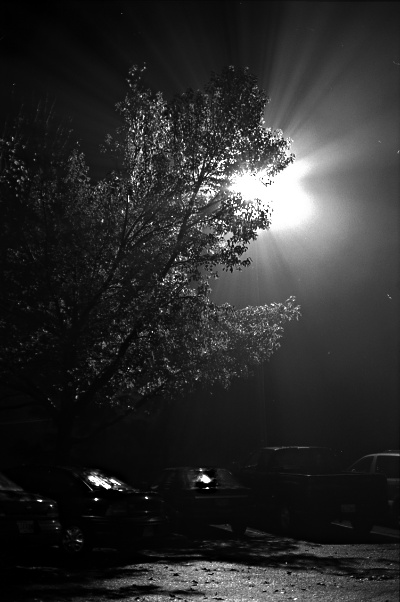
//> input picture OpenCV.Algorithmic.Solution/chapter-04/img2.jpg, 400 x 602 px
$ ./equalHist ../img2.jpg   (built with g++ and OpenCV 4)
//> lines starting //> are read from the running program, lines starting //| are printed output that depends on the picture
#include<opencv2/core/core.hpp>
#include<opencv2/highgui/highgui.hpp>
#include<opencv2/imgproc/imgproc.hpp>
using namespace cv;

//计算图像的灰度直方图
Mat calcGrayHist(const Mat & image)
{
	//存储 256 个灰度级的像素数
	Mat histogram = Mat::zeros(Size(256, 1), CV_32SC1);
	int rows = image.rows;
	int cols = image.cols;
	for (int r = 0; r < rows; r++)
	{
		for (int c = 0; c < cols; c++)
		{
			int index = int(image.at<uchar>(r, c));
			histogram.at<int>(0, index) += 1;
		}
	}
	return histogram;
}

//直方图均衡化：输入图像为 8 位灰度图
Mat equalHist(Mat image)
{
	CV_Assert(image.type() == CV_8UC1);
	//灰度图像的宽高
	int rows = image.rows;
	int cols = image.cols;
	//计算图像的灰度直方图
	Mat grayHist = calcGrayHist(image);
	//计算累积灰度直方图
	Mat zeroCumuMoment = Mat::zeros(Size(256, 1), CV_32SC1);
	for (int p = 0; p < 256; p++)
	{
		if (p == 0)
			zeroCumuMoment.at<int>(0, p) = grayHist.at<int>(0, 0);
		else
			zeroCumuMoment.at<int>(0, p) = zeroCumuMoment.at<int>(0, p - 1) + grayHist.at<int>(0, p);
	}
	//输入灰度级和输出灰度级的映射关系
	Mat outPut_q = Mat::zeros(Size(256, 1), CV_8UC1);
	float cofficient = 256.0 / (rows*cols);
	for (int p = 0; p < 256; p++)
	{
		float q = cofficient*zeroCumuMoment.at<int>(0, p) - 1;
		if (q >= 0)
			outPut_q.at<uchar>(0, p) = uchar(floor(q));
		else
			outPut_q.at<uchar>(0, p) = 0;
	}
	//得到直方图均衡化后的图像
	Mat euqalHistImage = Mat::zeros(image.size(), CV_8UC1);
	for (int r = 0; r < rows; r++)
	{
		for (int c = 0; c < cols; c++)
		{
			int p = image.at<uchar>(r, c);
			euqalHistImage.at<uchar>(r, c) = outPut_q.at<uchar>(0, p);
		}
	}
	return euqalHistImage;
}

int main(int argc, char*argv[])
{
	//输入灰度图
	Mat image = imread(argv[1], IMREAD_GRAYSCALE);
//> image is the input picture: 602 rows x 400 cols, CV_8UC1; min 0, max 255, mean 43.5
	if (!image.data)
		return -1;
	imshow("原图", image);
	//直方图均衡化
	Mat result = equalHist(image);
//> after the loop in calcGrayHist, `for (int r = 0; r < rows; r++)`: histogram = 256 values, max 6892 at index 10, min 26 at index 228, mean 940.6
//> in equalHist, `Mat grayHist = calcGrayHist(image);`: grayHist has the same summary as histogram in calcGrayHist
//> after the loop in equalHist, `for (int p = 0; p < 256; p++)`: zeroCumuMoment = 256 values from 3975 to 240800
//> the loop in equalHist, `for (int p = 0; p < 256; p++)` made 256 passes
//> q on passes 1 to 3: 3.23, 7.66, 12.29
//> after the loop in equalHist, `for (int p = 0; p < 256; p++)`: outPut_q = 256 values from 3 to 254
//> after the loop in equalHist, `for (int r = 0; r < rows; r++)`:
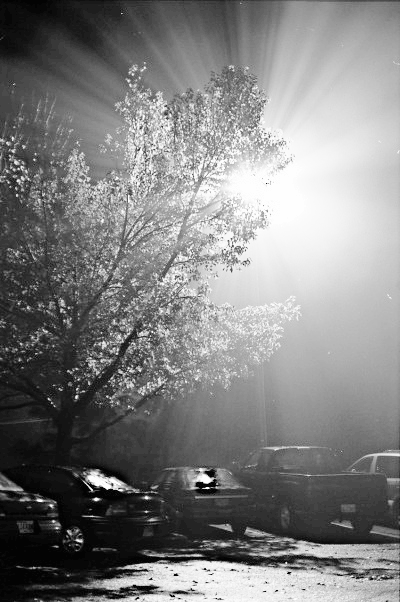
//> euqalHistImage: 602 rows x 400 cols, CV_8UC1; min 3, max 254, mean 128.2
	imshow("直方图均衡化", result);
	waitKey(0);
	return 0;
}

$ run again, on OpenCV.Algorithmic.Solution/chapter-04/img5.jpg
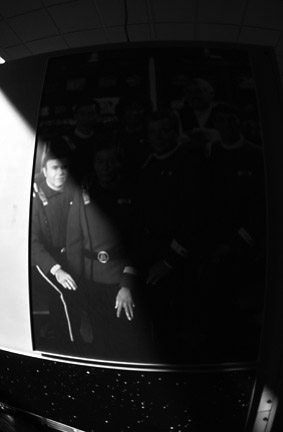
//> input picture OpenCV.Algorithmic.Solution/chapter-04/img5.jpg, 283 x 432 px
//> image is the input picture: 432 rows x 283 cols, CV_8UC1; min 0, max 255, mean 31.5
//> after the loop in calcGrayHist, `for (int r = 0; r < rows; r++)`: histogram = 256 values, max 20763 at index 4, min 8 at index 187, mean 477.6
//> grayHist has the same summary as histogram in calcGrayHist
//> after the loop in equalHist, `for (int p = 0; p < 256; p++)`: zeroCumuMoment = 256 values from 73 to 122256
//> the loop in equalHist, `for (int p = 0; p < 256; p++)` made 256 passes
//> q on passes 1 to 3: -0.847, -0.556, 1.19
//> after the loop in equalHist, `for (int p = 0; p < 256; p++)`: outPut_q = 256 values from 0 to 255
//> after the loop in equalHist, `for (int r = 0; r < rows; r++)`:
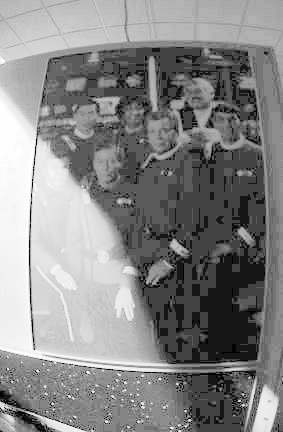
//> euqalHistImage: 432 rows x 283 cols, CV_8UC1; min 0, max 255, mean 134.2

$ run again, on OpenCV.Algorithmic.Solution/chapter-04/img6.jpg
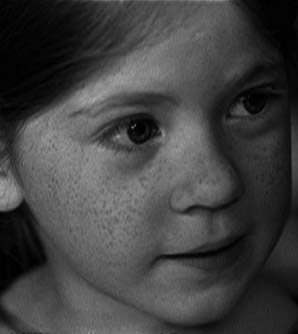
//> input picture OpenCV.Algorithmic.Solution/chapter-04/img6.jpg, 298 x 334 px
//> image is the input picture: 334 rows x 298 cols, CV_8UC1; min 0, max 174, mean 65.5
//> after the loop in calcGrayHist, `for (int r = 0; r < rows; r++)`: histogram = 256 values, max 1865 at index 3, min 0 at index 166, mean 388.8
//> grayHist has the same summary as histogram in calcGrayHist
//> after the loop in equalHist, `for (int p = 0; p < 256; p++)`: zeroCumuMoment = 256 values from 146 to 99532
//> the loop in equalHist, `for (int p = 0; p < 256; p++)` made 256 passes
//> q on passes 1 to 3: -0.624, 0.474, 3.18
//> after the loop in equalHist, `for (int p = 0; p < 256; p++)`: outPut_q = 256 values from 0 to 254
//> after the loop in equalHist, `for (int r = 0; r < rows; r++)`:
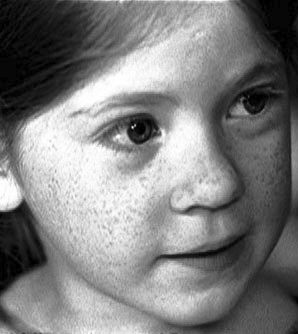
//> euqalHistImage: 334 rows x 298 cols, CV_8UC1; min 0, max 254, mean 127.5

$ run again, on OpenCV.Algorithmic.Solution/chapter-04/img7.jpg
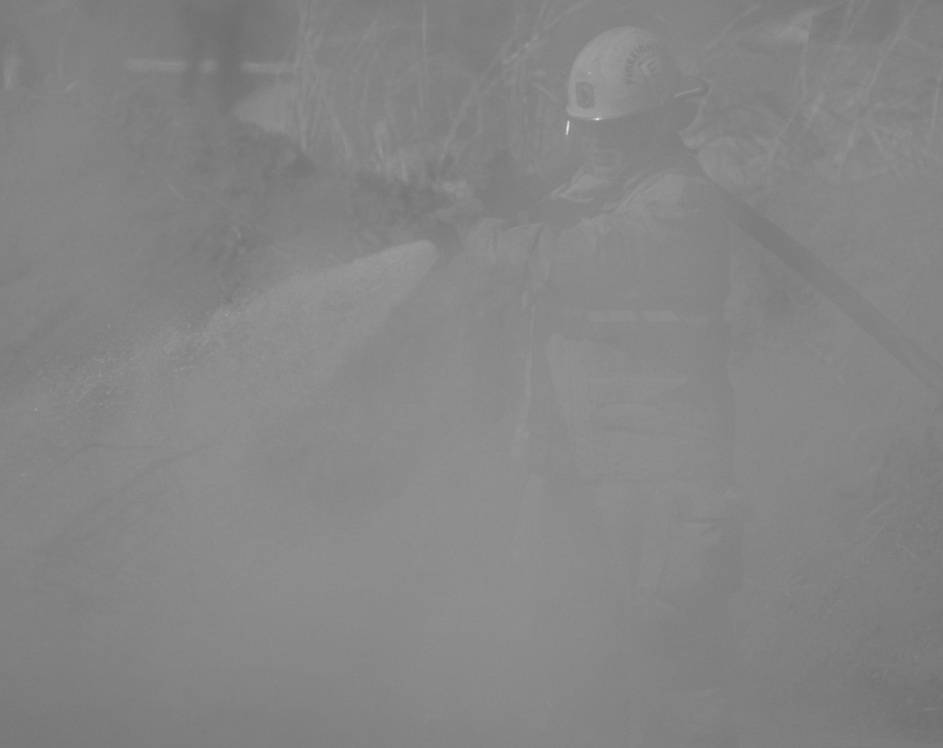
//> input picture OpenCV.Algorithmic.Solution/chapter-04/img7.jpg, 943 x 748 px, shrunk from 1358 x 1077 before the run
//> image is the input picture: 748 rows x 943 cols, CV_8UC1; min 109, max 232, mean 133.3
//> after the loop in calcGrayHist, `for (int r = 0; r < rows; r++)`: histogram = 256 values, max 47823 at index 132, min 0 at index 0, mean 2755.3
//> grayHist has the same summary as histogram in calcGrayHist
//> after the loop in equalHist, `for (int p = 0; p < 256; p++)`: zeroCumuMoment = 256 values from 0 to 705364
//> the loop in equalHist, `for (int p = 0; p < 256; p++)` made 256 passes
//> q on passes 1 to 3: -1, -1, -1
//> after the loop in equalHist, `for (int p = 0; p < 256; p++)`: outPut_q = 256 values from 0 to 255
//> after the loop in equalHist, `for (int r = 0; r < rows; r++)`:
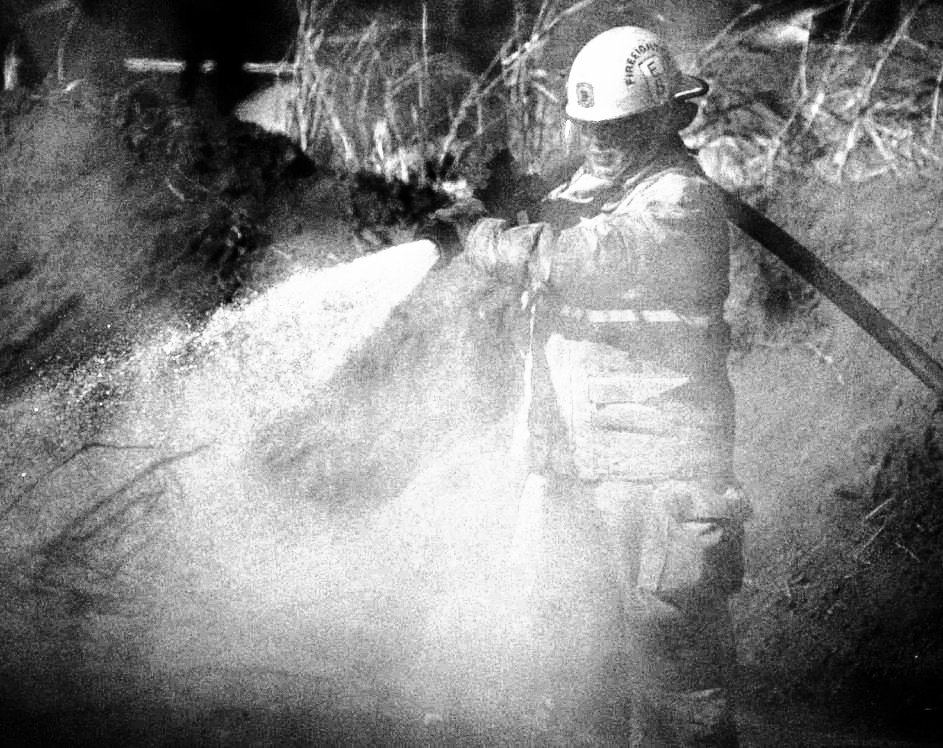
//> euqalHistImage: 748 rows x 943 cols, CV_8UC1; min 0, max 255, mean 132.6
